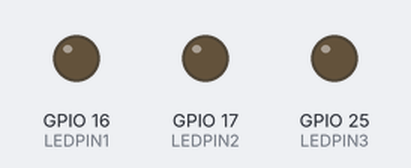
Simulated run of this sketch. Board: ESP32. Parts: output pins drawn as LEDs (lit = HIGH). What the sketch prints to the serial monitor is not drawn.

Above: at 0.1 s.
At 1.1 s:
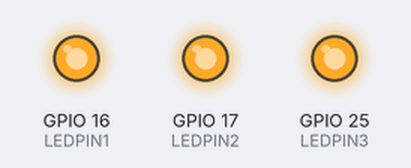
Timing chart, 0 to 2.6 s (numbered marks = the images above):
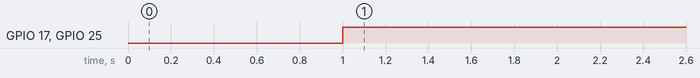

The sketch:

T_ng_h_p_ESP_DHT11_US015_LED.ino
```cpp
#define LEDPIN1 16  // Pin nối với đèn LED (IO13)
#define LEDPIN2 17
#define LEDPIN3 25

void setup() {
  pinMode(LEDPIN1, OUTPUT);

  pinMode(LEDPIN2, OUTPUT);
  pinMode(LEDPIN3, OUTPUT);
  Serial.begin(115200);      // Đặt tốc độ truyền cổng serial
  Serial.println("Thí nghiệm môn IoT và ứng dụng.....");
  Serial.println("LED hiển thị.....");
  delay(1000);               // Trễ để hiển thị thông báo ban đầu
}

void loop() {
  digitalWrite(LEDPIN1, HIGH);  // Bật đèn LED
  Serial.println("LED 1 bật");
  digitalWrite(LEDPIN2, HIGH);  // Bật đèn LED
  Serial.println("LED 2 bật");
  digitalWrite(LEDPIN3, HIGH);  // Bật đèn LED
  Serial.println("LED 3 bật");
  delay(1000);                 // Chờ 1 giây


}
```

Measured:
- by itself, GPIO 17 (LEDPIN2), GPIO 25 (LEDPIN3): LOW → HIGH at 1.0 s
